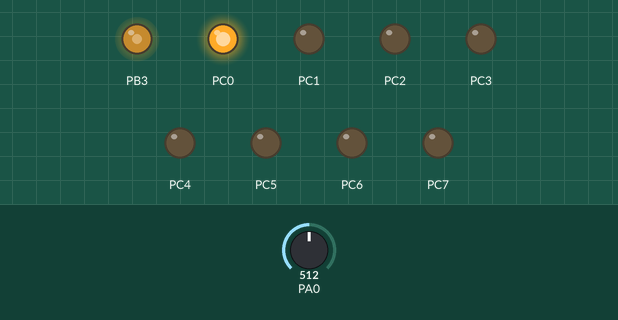
The program below on a simulated ATmega16, built with avr-gcc and emulated at 8 MHz. Parts: output pins drawn as LEDs (lit = HIGH). The inputs (shaded band) are chosen by the test bench; at power-on: PA0 = 512.

Above: at 1.2 s.
1.3 s: PA0 set to 716
At 1.8 s:
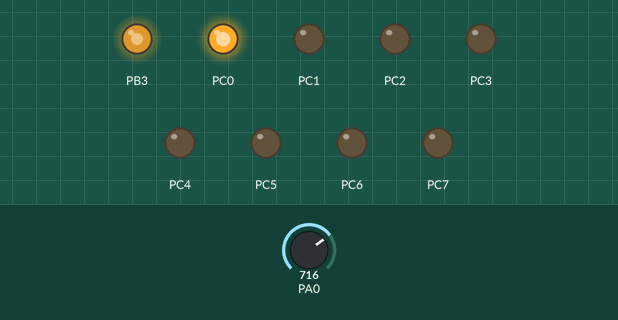
2.8 s: PA0 set to 900
At 4.0 s:
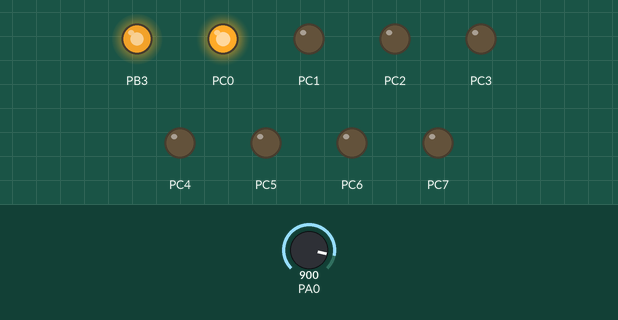
4.3 s: PA0 set to 122
At 5.3 s:
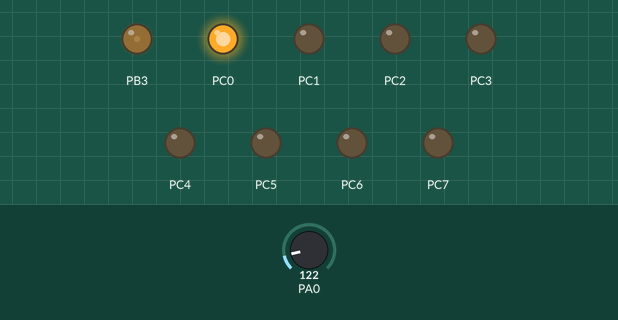
5.8 s: PA0 set to 0
At 6.5 s:
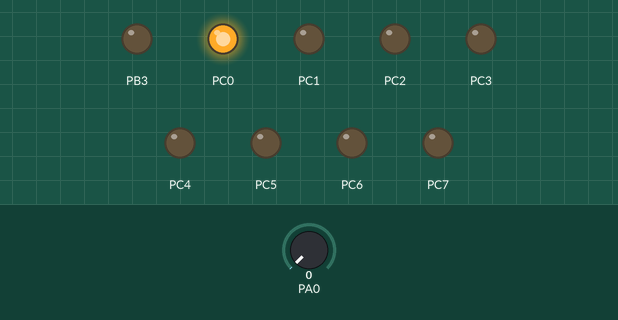
Timing chart, 0 to 8.3 s (numbered marks = the images above; inputs shaded):
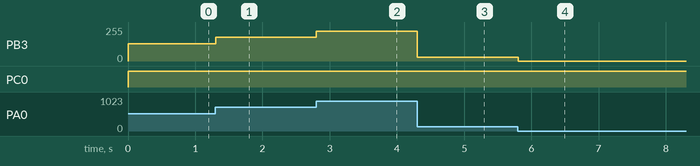

Measured:
- after the input at 1.3 s, PB3: 128/255 → 179/255 at once
- after the input at 2.8 s, PB3: 179/255 → 225/255 at once
- after the input at 4.3 s, PB3: 225/255 → 30/255 at once
- after the input at 5.8 s, PB3: 30/255 → 0/255 at once

The program:

main.cpp
```cpp
/*
 * DC_MOTOR.cpp
 *
 * Created: 12/17/2023 1:38:08 AM
 * Author : Khanh
 Dung bien tro dieu khien toc do dong co, va nhan nut thi dao chieu dong co
 */

#define F_CPU 8000000UL
#include <avr/io.h>
#include <avr/interrupt.h>
#include <stdio.h>
#include <util/delay.h>

volatile uint8_t Direction = 0;

void ADC_Init()
{
	DDRA = 0x00;
	ADCSRA = 0x87;
	ADMUX = 0x40;
}

int ADC_Read(char channel)
{
	ADMUX = 0x40 | (channel & 0x07);
	ADCSRA |= (1<<ADSC);
	while (!(ADCSRA & (1<<ADIF)));
	ADCSRA |= (1<<ADIF);
	_delay_ms(1);
	return ADCW;
}

int main(void)
{
	DDRC = 0xFF;						/* Chon PORTC Output */
	DDRB |= (1<<PB3);					/* Make OC0 pin as Output */

	ADC_Init();			/* Khai bao ADC */
	TCNT0 = 0;			/* Su dung Timer0 */
	TCCR0 = (1<<WGM00)|(1<<WGM01)|(1<<COM01)|(1<<CS00)|(1<<CS01);
	while(1)
	{
		PORTC = 1;
		OCR0 = (ADC_Read(0)/4);							/* Doc hia tri ADC 0- 255, dieu khien toc do DC o kenh 0 */
	}
}
```
